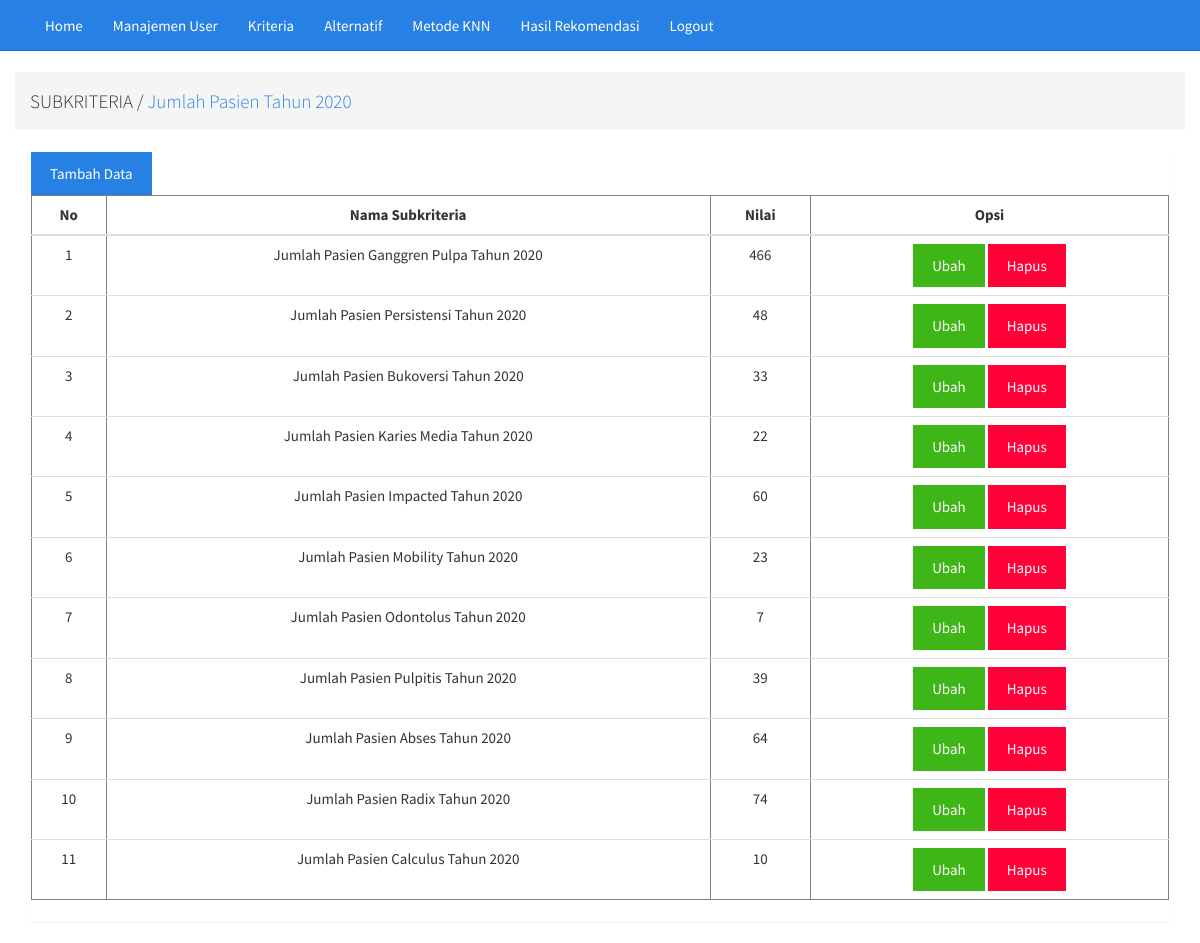
Screenshot of /admin_poli/subkriteria.php?kode_kriteria=K01 with the database file from the repository.
### tables this page shows
CREATE TABLE `kriteria` (
  `kode_kriteria` char(30) NOT NULL,
  `nama_kriteria` varchar(50) NOT NULL,
  `keterangan` text NOT NULL
);

CREATE TABLE `subkriteria` (
  `kode_subkriteria` char(30) NOT NULL,
  `nama_subkriteria` varchar(50) NOT NULL,
  `kode_kriteria` char(30) NOT NULL,
  `nilai_subkriteria` double NOT NULL
);

### admin_poli/subkriteria.php (the view, shortened to what this page needs)
<?php
	include 'headerpoli.php';
?>
<div class="container">
	<div class="row">
		<?php
		$koneksi = mysqli_connect("localhost", "root", "", "metode_knn");
		$query = mysqli_query($koneksi, "SELECT * FROM kriteria WHERE kode_kriteria='$_GET[kode_kriteria]'");
		$a = mysqli_fetch_assoc($query);
		?>
		<ol class="breadcrumb">
			<li><h4>SUBKRITERIA / <a href="kriteria.php"><?php echo $a['nama_kriteria'] ?></a></h4></li>
		</ol>
	</div>
	<div class="panel panel-container">
		<div class="bootstrap-table">
			<a href="subkriteriaaksi.php?aksi=tambah&kode_kriteria=<?php echo $_GET['kode_kriteria'] ?>" class="btn btn-primary">Tambah Data</a>
			<div class="table-responsive">
				<table class="table tabel-bordered" border="1">
					<thead>
						<tr>
							<th class="text-center">No</th>
							<th class="text-center">Nama Subkriteria</th>
							<th class="text-center">Nilai</th>
							<th class="text-center">Opsi</th>
						</tr>
					</thead>
					<tbody>
						<?php
						$no = 1;
						$query = mysqli_query($koneksi, "SELECT * FROM subkriteria WHERE kode_kriteria='$_GET[kode_kriteria]' ORDER BY kode_subkriteria ASC");
						while ($a = mysqli_fetch_assoc($query)) {
						?>
							<tr>
								<td class="text-center"><?php echo $no++ ?></td>
								<td class="text-center"><?php echo $a['nama_subkriteria'] ?></td>
								<td class="text-center"><?php echo $a['nilai_subkriteria'] ?></td>
								<td class="text-center">
									<a href="subkriteriaaksi.php?kode_kriteria=<?php echo $a['kode_kriteria'] ?>&kode_subkriteria=<?php echo $a['kode_subkriteria'] ?>&aksi=ubah" class="btn btn-success">Ubah</a>
									<a href="subkriteriaproses.php?kode_kriteria=<?php echo $a['kode_kriteria'] ?>&kode_subkriteria=<?php echo $a['kode_subkriteria'] ?>&proses=proseshapus" class="btn btn-danger">Hapus</a>
								</td>
							</tr>
						<?php
						}
						?>
					</tbody>
				</table>
			</div>
		</div>
	</div>
</div>

### rows the page displays
kriteria: nama_kriteria "Jumlah Pasien Tahun 2020"
subkriteria: nama_subkriteria "Jumlah Pasien Ganggren Pulpa Tahun 2020", nilai_subkriteria "466"
subkriteria: nama_subkriteria "Jumlah Pasien Persistensi Tahun 2020", nilai_subkriteria "48"
subkriteria: nama_subkriteria "Jumlah Pasien Bukoversi Tahun 2020", nilai_subkriteria "33"
subkriteria: nama_subkriteria "Jumlah Pasien Karies Media Tahun 2020", nilai_subkriteria "22"
subkriteria: nama_subkriteria "Jumlah Pasien Impacted Tahun 2020", nilai_subkriteria "60"
subkriteria: nama_subkriteria "Jumlah Pasien Mobility Tahun 2020", nilai_subkriteria "23"
subkriteria: nama_subkriteria "Jumlah Pasien Odontolus Tahun 2020", nilai_subkriteria "7"
subkriteria: nama_subkriteria "Jumlah Pasien Pulpitis Tahun 2020", nilai_subkriteria "39"
subkriteria: nama_subkriteria "Jumlah Pasien Abses Tahun 2020", nilai_subkriteria "64"
subkriteria: nama_subkriteria "Jumlah Pasien Radix Tahun 2020", nilai_subkriteria "74"
subkriteria: nama_subkriteria "Jumlah Pasien Calculus Tahun 2020", nilai_subkriteria "10"
